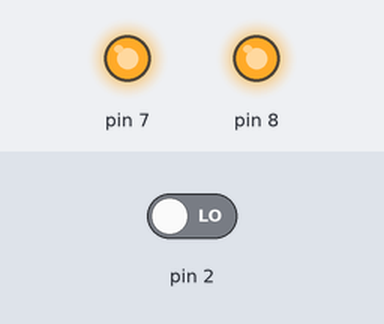
Simulated run of this sketch. Board: Arduino Uno, built with avr-gcc and run on an emulated ATmega328P. Shown: output pins drawn as LEDs (lit = HIGH). The test bench sets the inputs (shaded band); at power-on: pin 2 LOW.

Above: at 1.2 s.
1.3 s: pin 2 driven HIGH
At 2.3 s:
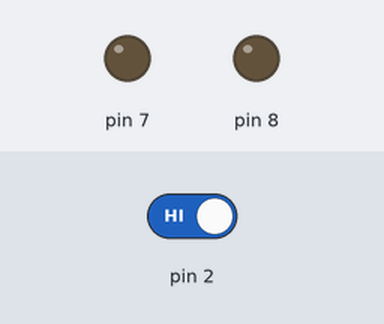
2.8 s: pin 2 driven LOW
At 3.4 s:
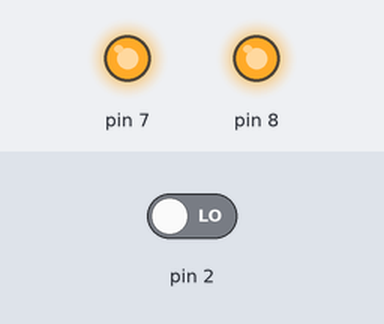
Timing chart, 0 to 5.8 s (numbered marks = the images above; inputs shaded):
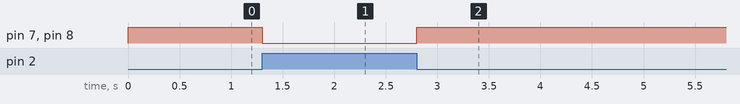

Measured:
- after the input at 1.3 s, pin 7, pin 8: HIGH → LOW at once
- after the input at 2.8 s, pin 7, pin 8: LOW → HIGH at once

The sketch:

test.ino
```cpp
int state;
int var;
void setup() {
  // put your setup code here, to run once:
pinMode(8, OUTPUT);
pinMode(7, OUTPUT);
pinMode(2, INPUT);

}

void loop() {
  state=digitalRead(2);
  if(state==HIGH){
    var=1;
  }else{
    var=2;
  }
  switch (var) {
  case 1:

    digitalWrite(8,LOW);
    digitalWrite(7,LOW);

    break;

  case 2:
    // statements
    digitalWrite(8,HIGH);
    digitalWrite(7,HIGH);
   // delay(3000);
    //digitalWrite(8,LOW);
    //digitalWrite(7,LOW);
    break;

}

}
```
